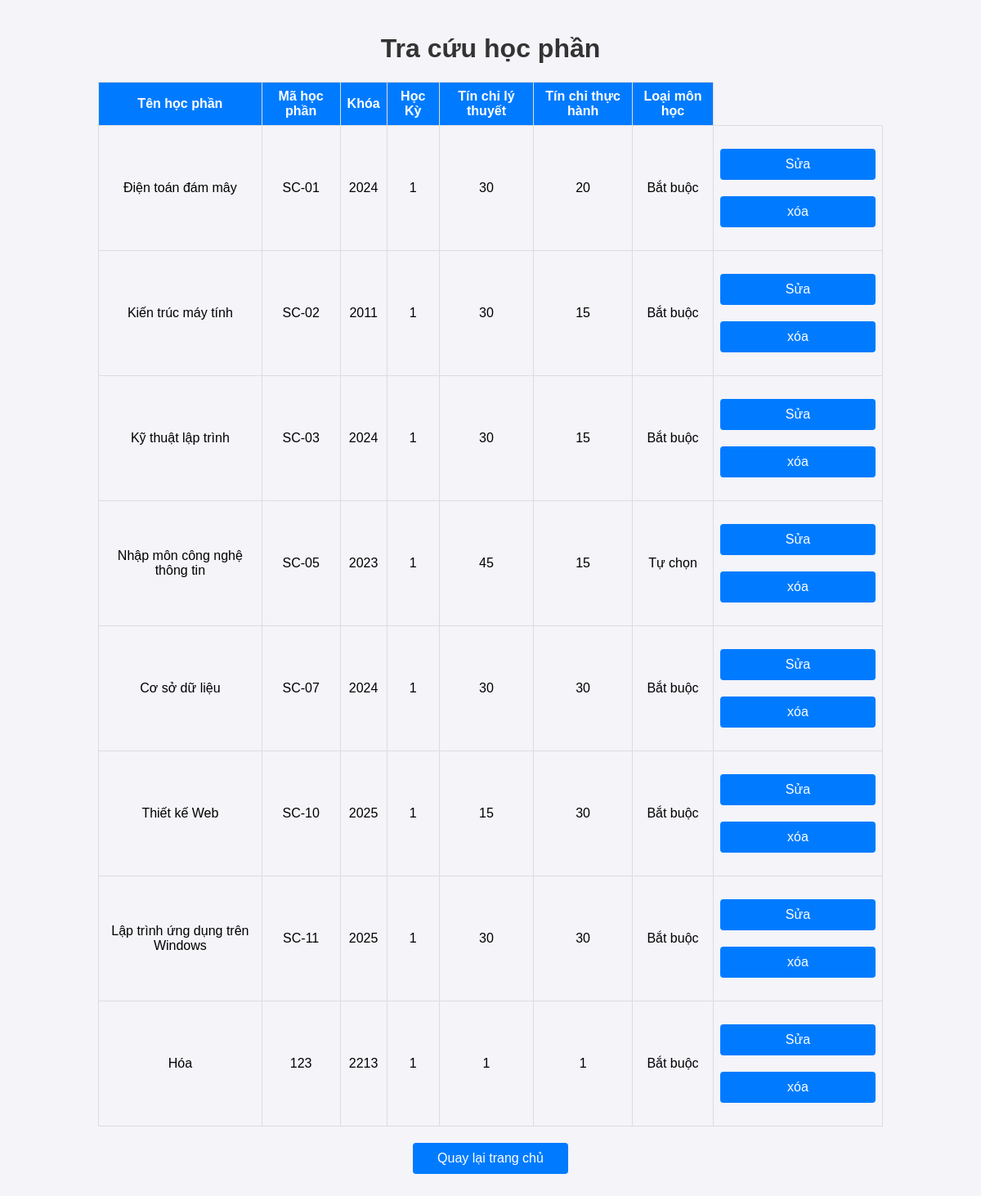
The page /search.php?semester=1 (signed in) on the database its author committed.
### tables this page shows
CREATE TABLE `sections` (
  `id` int(11) NOT NULL,
  `section_name` varchar(100) NOT NULL,
  `course_code` varchar(20) DEFAULT NULL,
  `course_name` varchar(100) DEFAULT NULL,
  `semester` int(11) DEFAULT NULL,
  `user_id` int(11) NOT NULL,
  `theoretical_credits` int(11) NOT NULL DEFAULT 0,
  `practical_credits` int(11) NOT NULL DEFAULT 0,
  `course_type` enum('Bắt buộc','Tự chọn') NOT NULL DEFAULT 'Bắt buộc'
);

### search.php (the view, shortened to what this page needs)
<?php
$conn = new mysqli("localhost", "root", "", "StudyFinder");
$query = isset($_GET['query']) ? $_GET['query'] : '';
$semester = isset($_GET['semester']) ? $_GET['semester'] : '';
$user_id = $_SESSION['user_id'];
$is_admin = ($_SESSION['role'] === 'admin');
if ($is_admin) {
    $sql = "SELECT * FROM sections WHERE section_name LIKE ?";
    $type_param = "s";
    $params = ["%$query%"];
} else {
    $sql = "SELECT * FROM sections WHERE user_id = ? AND section_name LIKE ?";
    $type_param = "is";
    $params = [$user_id, "%$query%"];
}
if (!empty($semester)) {
    $sql .= " AND semester = ?";
    $type_param .= "s";
    $params[] = $semester;
}
$stmt = $conn->prepare($sql);
$stmt->bind_param($type_param, ...$params);
$stmt->execute();
$result = $stmt->get_result();
?>
<!DOCTYPE html>
<html lang="en">
<head>
    <link rel="stylesheet" href="./css/search.css">
</head>
<body>
    <div class="container">
        <h1>Tra cứu học phần</h1>
        <table>
            <tr>
            <th>Tên học phần</th>
            <th>Mã học phần</th>
            <th>Khóa</th>
            <th>Học Kỳ</th>
            <th>Tín chỉ lý thuyết</th>
            <th>Tín chỉ thực hành</th>
            <th>Loại môn học</th>
            </tr>
            <?php if ($result->num_rows > 0): ?>
                <?php while ($row = $result->fetch_assoc()): ?>
                    <tr>
                    <td><?= htmlspecialchars($row['section_name']) ?></td>
                    <td><?= htmlspecialchars($row['course_code']) ?></td>
                    <td><?= htmlspecialchars($row['course_name']) ?></td>
                    <td><?= htmlspecialchars($row['semester']) ?></td>
                    <td><?= htmlspecialchars($row['theoretical_credits']) ?></td>
                    <td><?= htmlspecialchars($row['practical_credits']) ?></td>
                    <td><?= htmlspecialchars($row['course_type']) ?></td>
                    <?php if ($_SESSION['role'] === 'admin'): ?>
                    <td>
                        <a href="edit_section.php?id=<?= $row['id'] ?>" class="back-btn">Sửa</a>
                        <a href="delete_section.php?id=<?= $row['id'] ?>" class="back-btn">xóa</a>
                    </td>
                    <?php endif; ?>
                    </tr>
                <?php endwhile; ?>
            <?php else: ?>
                <tr>
                    <td colspan="5">Không tìm thấy học phần</td>
                </tr>
            <?php endif; ?>
        </table>
        <a href="index.php" class="back-btn">Quay lại trang chủ</a>
    </div>
</body>
</html>

### css/search.css (style rules this page uses)
body { font-family: Arial, sans-serif; background-color: #f4f4f9; margin: 0; padding: 0; }
.container { width: 80%; margin: auto; padding: 20px; }
h1 { text-align: center; color: #333; }
table { width: 100%; border-collapse: collapse; margin-top: 20px; }
th, td { border: 1px solid #ddd; padding: 8px; text-align: center; }
th { background-color: #007BFF; color: white; }
.back-btn { display: block; margin: 20px auto; padding: 10px 20px; background-color: #007BFF; color: white; text-align: center; text-decoration: none; border-radius: 4px; width: 150px; }

### rows shown on the page
sections: section_name "Điện toán đám mây", course_code "SC-01", course_name "2024", semester "1", theoretical_credits "30", practical_credits "20", course_type "Bắt buộc"
sections: section_name "Kiến trúc máy tính", course_code "SC-02", course_name "2011", semester "1", theoretical_credits "30", practical_credits "15", course_type "Bắt buộc"
sections: section_name "Kỹ thuật lập trình", course_code "SC-03", course_name "2024", semester "1", theoretical_credits "30", practical_credits "15", course_type "Bắt buộc"
sections: section_name "Nhập môn công nghệ thông tin", course_code "SC-05", course_name "2023", semester "1", theoretical_credits "45", practical_credits "15", course_type "Tự chọn"
sections: section_name "Cơ sở dữ liệu", course_code "SC-07", course_name "2024", semester "1", theoretical_credits "30", practical_credits "30", course_type "Bắt buộc"
sections: section_name "Thiết kế Web", course_code "SC-10", course_name "2025", semester "1", theoretical_credits "15", practical_credits "30", course_type "Bắt buộc"
sections: section_name "Lập trình ứng dụng trên Windows", course_code "SC-11", course_name "2025", semester "1", theoretical_credits "30", practical_credits "30", course_type "Bắt buộc"
sections: section_name "Hóa", course_code "123", course_name "2213", semester "1", theoretical_credits "1", practical_credits "1", course_type "Bắt buộc"
